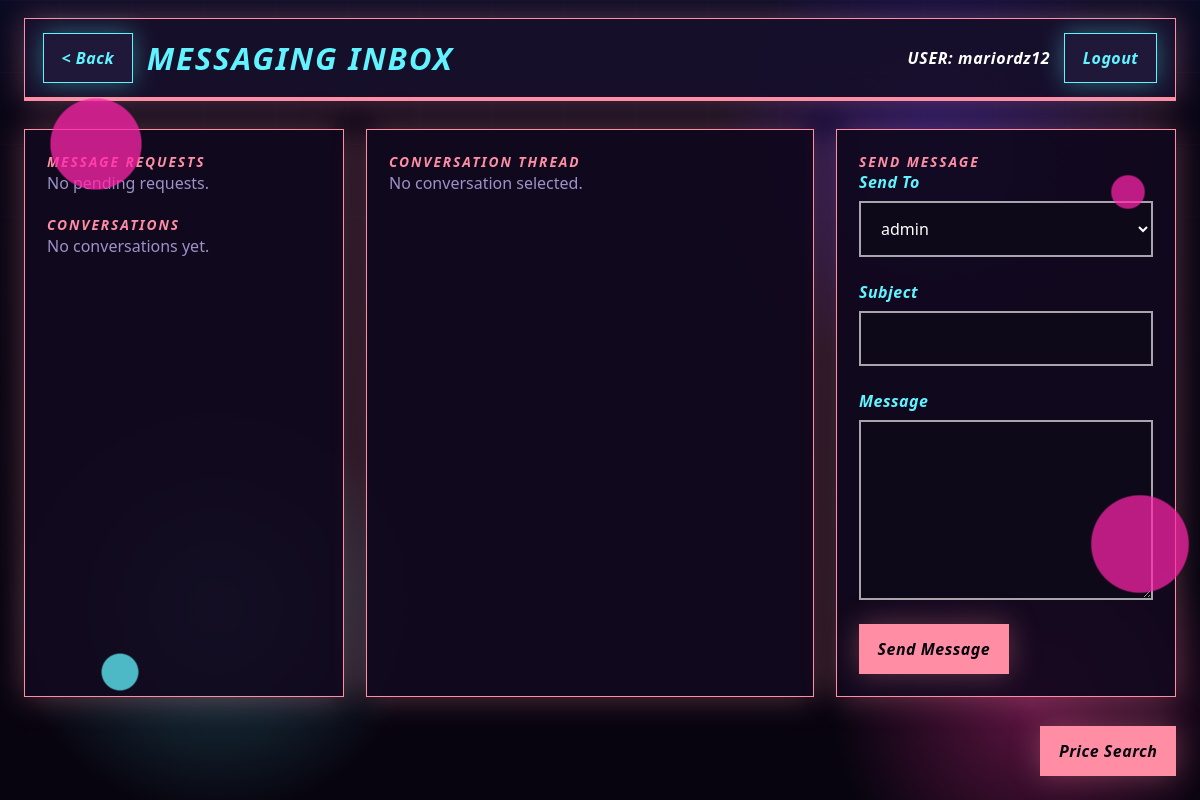
Before: /inbox (signed in) with the older database file.
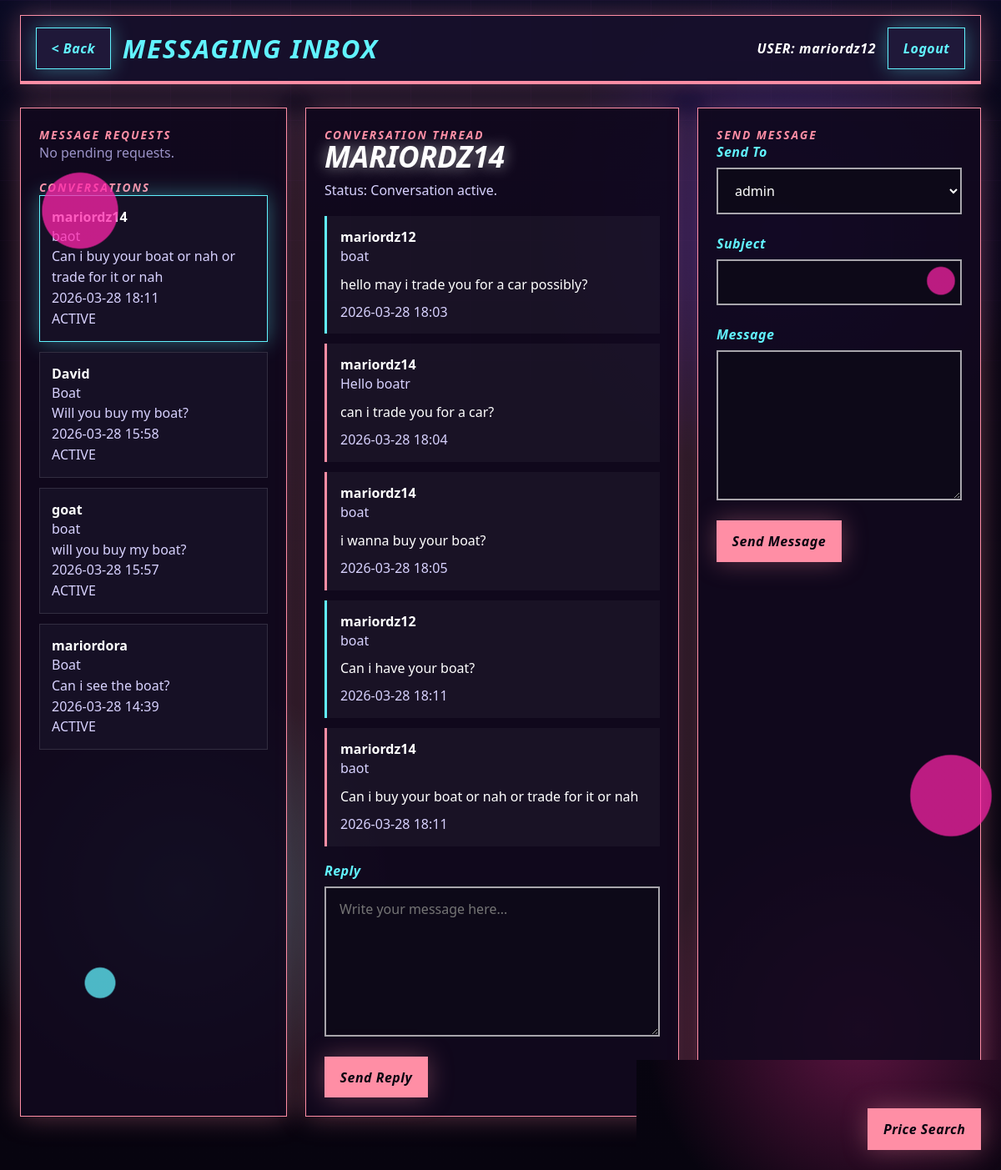
After: the same page with the newer database file.
### tables this page shows
CREATE TABLE users (
            id INTEGER PRIMARY KEY AUTOINCREMENT,
            username TEXT UNIQUE NOT NULL,
            password TEXT NOT NULL,
            created_at TEXT NOT NULL
        );

CREATE TABLE messages (
            id INTEGER PRIMARY KEY AUTOINCREMENT,
            sender_id INTEGER NOT NULL,
            receiver_id INTEGER NOT NULL,
            subject TEXT NOT NULL,
            body TEXT NOT NULL,
            item_id INTEGER,
            created_at TEXT NOT NULL,
            is_read INTEGER NOT NULL DEFAULT 0, conversation_id INTEGER,
            FOREIGN KEY(sender_id) REFERENCES users(id),
            FOREIGN KEY(receiver_id) REFERENCES users(id),
            FOREIGN KEY(item_id) REFERENCES items(id)
        );

CREATE TABLE conversations (
            id INTEGER PRIMARY KEY AUTOINCREMENT,
            user_one_id INTEGER NOT NULL,
            user_two_id INTEGER NOT NULL,
            requested_by INTEGER NOT NULL,
            status TEXT NOT NULL DEFAULT 'pending',
            created_at TEXT NOT NULL,
            updated_at TEXT NOT NULL,
            UNIQUE(user_one_id, user_two_id),
            FOREIGN KEY(user_one_id) REFERENCES users(id),
            FOREIGN KEY(user_two_id) REFERENCES users(id),
            FOREIGN KEY(requested_by) REFERENCES users(id)
        );

### web_app.py (the view, shortened to what this page needs)
@app.route("/inbox", methods=["GET", "POST"])
@login_required
def inbox():
    user_id = current_user_id()
    assert user_id is not None
    requests = get_message_requests(user_id)
    conversations = get_visible_conversations(user_id)
    selected_conversation_id = request.args.get("conv", type=int)
    if selected_conversation_id is None and conversations:
        selected_conversation_id = conversations[0][0]
    selected_meta = None
    selected_messages: list[tuple] = []
    if selected_conversation_id is not None:
        selected_meta, selected_messages = get_conversation_messages(user_id, selected_conversation_id)
        if selected_meta is not None:
            mark_conversation_read(user_id, selected_conversation_id)
    users = get_all_users_except(user_id)
    return render_template(
        "inbox.html",
        requests=requests,
        conversations=conversations,
        selected_conversation_id=selected_conversation_id,
        selected_meta=selected_meta,
        selected_messages=selected_messages,
        users=users,
        current_user_id=user_id,
        format_timestamp=format_timestamp,
    )

### main.py (called while the page is built)
def get_db_connection() -> sqlite3.Connection:
    conn = sqlite3.connect(DB_NAME, timeout=10)
    conn.execute("PRAGMA journal_mode=WAL")
    return conn

def get_all_users_except(user_id: int) -> list[tuple[int, str]]:
    conn = get_db_connection()
    cur = conn.cursor()
    cur.execute(
        "SELECT id, username FROM users WHERE id != ? ORDER BY username COLLATE NOCASE",
        (user_id,),
    )
    rows = cur.fetchall()
    conn.close()
    return rows

def mark_conversation_read(user_id: int, conversation_id: int) -> None:
    conn = get_db_connection()
    cur = conn.cursor()
    cur.execute(
        """
        UPDATE messages
        SET is_read = 1
        WHERE conversation_id = ? AND receiver_id = ?
        """,
        (conversation_id, user_id),
    )
    conn.commit()
    conn.close()

def format_timestamp(timestamp_text: str) -> str:
    return timestamp_text[:16].replace("T", " ")

### web_app.py (called while the page is built)
def current_user_id() -> int | None:
    user_id = session.get("user_id")
    return int(user_id) if user_id is not None else None

def current_username() -> str:
    return session.get("username", "")

### templates/inbox.html (shortened to what the changed rows need)
{% extends "base.html" %}
{% set topbar_title = "MESSAGING INBOX" %}
{% set back_endpoint = "hub" %}
{% block content %}
<section class="inbox-layout" style="margin-top: 28px;">
    <aside class="list-panel">
        <div class="sidebar-list">
            {% if conversations %}
                {% for convo in conversations %}
                    <a class="conversation-card {% if selected_conversation_id == convo[0] %}active{% endif %}" href="{{ url_for('inbox', conv=convo[0]) }}">
                        <strong>{{ convo[1] }}</strong>
                        <div class="thread-meta">{{ convo[2] or "Trade Message" }}</div>
                        <div class="thread-meta">{{ convo[3][:72] }}{% if convo[3]|length > 72 %}...{% endif %}</div>
                        <div class="thread-meta">{{ format_timestamp(convo[4]) }}</div>
                        <div class="thread-meta">{{ convo[5]|upper }}{% if convo[6] %} • {{ convo[6] }} unread{% endif %}</div>
                    </a>
                {% endfor %}
            {% else %}
                <div class="empty-state">No conversations yet.</div>
            {% endif %}
        </div>
    </aside>
    <section class="thread-panel">
        <div class="section-label">Conversation Thread</div>
        {% if selected_meta %}
            <h2 class="auth-title" style="margin-top: 0;">{{ selected_meta[5] }}</h2>
            <div class="thread-meta" style="margin-bottom: 18px;">
                Status:
                {% if selected_meta[1] == "pending" and selected_meta[2] != current_user_id %}
                    Message request waiting for your approval.
                {% elif selected_meta[1] == "pending" %}
                    Request sent. Waiting for them to accept before chatting.
                {% else %}
                    Conversation active.
                {% endif %}
            </div>
            <div class="message-thread">
                {% for message in selected_messages %}
                    <div class="thread-bubble {% if message[1] == current_user_id %}self{% endif %}">
                        <strong>{{ message[2] }}</strong>
                        <div class="thread-meta">{{ message[3] }}</div>
                        <div style="margin-top: 10px;">{{ message[4] }}</div>
                        <div class="thread-meta" style="margin-top: 10px;">{{ format_timestamp(message[5]) }}</div>
                    </div>
                {% endfor %}
            </div>
            <form method="post" class="page-grid" style="margin-top: 18px;">
                <div class="field">
                    <label for="reply_body">Reply</label>
                    <textarea id="reply_body" name="body" placeholder="Write your message here..."></textarea>
                </div>
                <div class="button-row">
                    <button class="action-btn" type="submit">Send Reply</button>
                </div>
            </form>
        {% else %}
            <div class="empty-state">No conversation selected.</div>
        {% endif %}
    </section>
</section>
{% endblock %}

### templates/base.html (shortened to what this page needs)
<!doctype html>
<html lang="en">
<head>
    <link rel="stylesheet" href="{{ url_for('static', filename='site.css') }}">
</head>
<body>
    <div class="site-shell">
        {% block topbar %}
            <header class="topbar">
                <div class="topbar-inner">
                    <div class="brand-left">
                        {% if back_endpoint %}
                            <a class="nav-btn" href="{{ url_for(back_endpoint) }}">&lt; Back</a>
                        {% endif %}
                        <div class="brand-title">{{ topbar_title or "CYBER XCHANGE" }}</div>
                    </div>
                    <div class="brand-right">
                        {% if shell_username %}
                            <div class="user-chip">USER: {{ shell_username }}</div>
                            <a class="nav-btn" href="{{ url_for('logout') }}">Logout</a>
                        {% endif %}
                    </div>
                </div>
                <div class="brand-line"></div>
            </header>
        {% endblock %}
        {% block content %}{% endblock %}
    </div>
    {% if shell_username %}
        <div class="floating-search" id="price-search-widget">
            <button class="action-btn" type="button" onclick="togglePriceSearch()">Price Search</button>
        </div>
    {% endif %}
</body>
</html>

Changed rows visible on the page:
now on this page (row unchanged): users: username "mariordz12"
added messages: convo "mariordz14", subject "baot", body "Can i buy your boat or nah or trade for it or nah", created_at "2026-03-28 18:11", status "ACTIVE", username "mariordz14"
now on this page (row edited): messages: convo "David", subject "Boat", body "Will you buy my boat?", created_at "2026-03-28 15:58", status "ACTIVE"
now on this page (row edited): messages: convo "goat", subject "boat", body "will you buy my boat?", created_at "2026-03-28 15:57", status "ACTIVE"
now on this page (row edited): messages: convo "mariordora", subject "Boat", body "Can i see the boat?", created_at "2026-03-28 14:39", status "ACTIVE"
now on this page (row unchanged): users: username "MARIORDZ14"
added messages: username "mariordz12", subject "boat", body "hello may i trade you for a car possibly?", created_at "2026-03-28 18:03", shown under "MARIORDZ14"
added messages: username "mariordz14", subject "Hello boatr", body "can i trade you for a car?", created_at "2026-03-28 18:04", shown under "MARIORDZ14"
added messages: username "mariordz14", subject "boat", body "i wanna buy your boat?", created_at "2026-03-28 18:05", shown under "MARIORDZ14"
added messages: username "mariordz12", subject "boat", body "Can i have your boat?", created_at "2026-03-28 18:11", shown under "MARIORDZ14"
Other visible differences:
{{ shell_username }}: "mariordz12" → (not shown)
text no longer shown: "No conversations yet. No conversation selected."
text now shown: "Status: Conversation active. Reply Send Reply"
